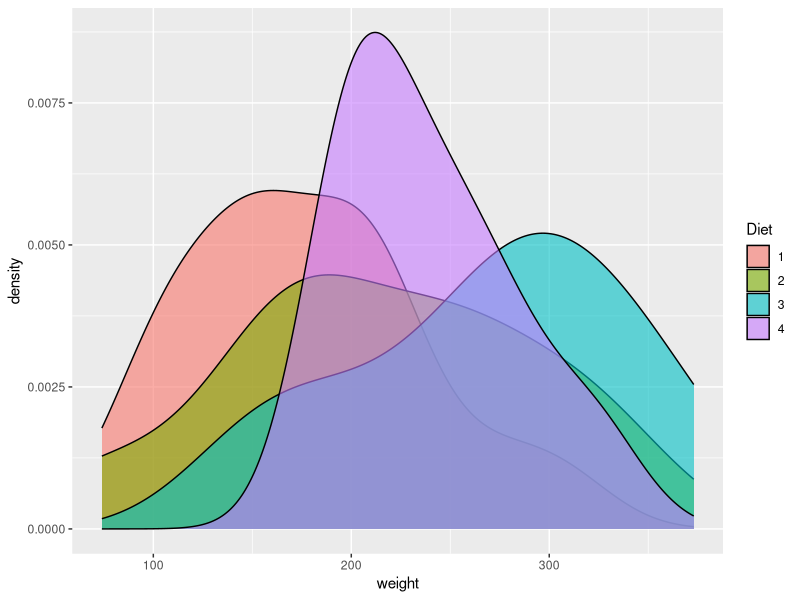
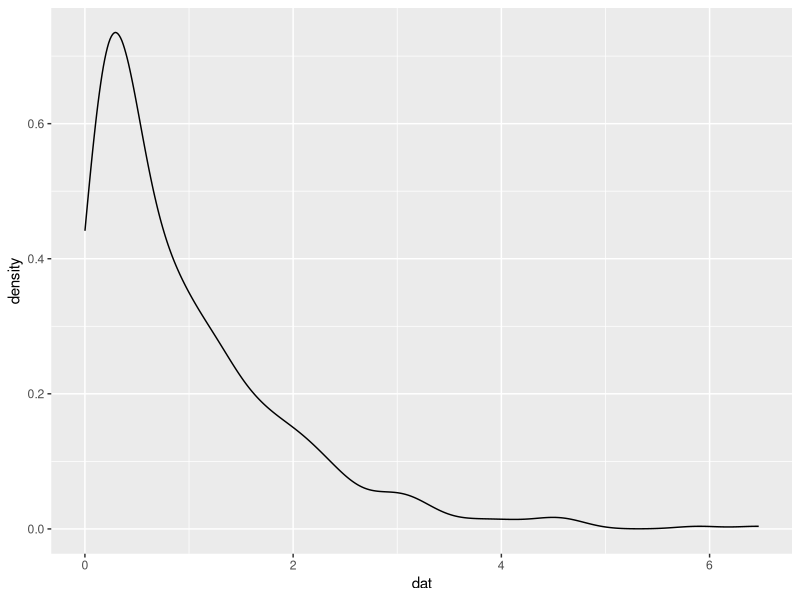

Write R code to recreate these figures, in order.
#Day_1.R
#first day of stats class
#Purpose is to practice some of the concepts that we will encounter
#12 April 2018

# Integers ----------------------------------------------------------------

integer_r <- as.integer(seq(5,14, by = 1))

#this shows me what is under this name
integer_r

#this shows min max etc
summary(integer_r)

#integers are discrete data


# continuous --------------------------------------------------------------

# Generate a sequence f numeric value
numeric_r <- seq(23, 43, length.out = 10)
# continuous data has an integer part and a fractional part ("on avearge"- sometimes)
#length is a shotened version of length.out - smallest number of unique digists to acurately identify arguemnets


# Dates in r --------------------------------------------------------------

#dates is an example of time
#one may perform arithmetic with dates
#this function 
as.Date("2005-12-31") - as.Date("2005-12-12")
dates_r <- seq(as.Date("2005-12-16"), as.Date("2005-12-25"), by = "day")

summary(dates_r)
#format "yyyy-mm-dd" important
#as.Date("2005-12-16")) date and must be treated like date and can undergo arithmetic that are writeen specifically for dates



# load libraries ----------------------------------------------------------

library(tidyverse)


# Dataframes --------------------------------------------------------------
#create yhe base data frame
df_r <- data.frame(integers = integer_r,
                   numeric = numeric_r,
                   dates = dates_r)
#create a tibble, each coloummn will be named as above
#now upgrade above to tibble
df_r <- as_tibble(df_r)

df_r


# Qualitative data --------------------------------------------------------
#Qualitative data may be well-defined categories or they may be subjective, and generally include descriptive words for classes


# Electronics
elec_r <- as.factor(c("laptops", 
                      "desktops",
                      "cellphones"))
#people
people_r <- as.factor(c("funny hair",
                        "beautiful",
                        "beanies"))
#colours
colour_r <- as.factor(c("blue",
                        "red"))


# Ordinal data ------------------------------------------------------------
#classes are somewhat subjective
#factoral data with preferential order
# bc here we still have qualitative data

colour_qual <- ordered(c("blue", "green",
                            "yellow", "orange","red"),
                          levels = c("blue", "green",
                                     "yellow", "orange",
                                     "red"))

colour_qual
#ordeering colours from coldest to warmest- could be used to order density
#this tells the computer that one is better than other

# BINARY DATA -------------------------------------------------------------


#binary data takes one of only two outcome- on off, truefalse, absent present
#generally represented as T/F
binary_r <- c(TRUE, FALSE, TRUE, TRUE)
summary(binary_r)


# Characters --------------------------------------------------------------

sites_r <- c("Yztervarkpunt", "Betty's Bay",
             "Gaansbaai", "Sea Point")

# Missing value -----------------------------------------------------------

#in R it is specified as N/A
chicks_nest <- c(3, 2, 0, 10, 5, 6, 8, 2, 4, NA)
summary(chicks_nest)
#there is a differnce between N/A and 0



# VIEWING OUR DATA --------------------------------------------------------

summary(ChickWeight)
chicks <- ChickWeight

head(chicks, 7)
tail(chicks, 7)

chicks[c(1,54,61,12,2),2]






# Descriptive statistics --------------------------------------------------

#first create a data frame

chicks <- as_tibble(ChickWeight)
#pipe allows us to vhain commands together into logical order
 chicks %>%
   summarise(n())
 
#or
 nrow(chicks)
 #Measures of central tendency
 #mean =¯x
# calculate mean weight
 
 chicks %>% 
   summarise(mean_wt = mean(weight))
 
# be more specific 
 chicks %>% 
   filter(Time == 21) %>% 
   group_by(Diet) %>% 
   summarise(mean_wt = mean(weight),
             median_wt = median(weight))
#similar data = normally distributed and no skewness involved

 #visualize the density of the data
 
 ggplot(data = filter (chicks, Time == 21),
        aes(x = weight, fill = Diet)) +
   geom_density(alpha = 0.6)
 

# skewness ----------------------------------------------------------------

 
 #calculate the numeric value
 library(e1071) 

#compare difference in mean and median against skewness
 chicks %>% 
   filter(Time == 21) %>% 
   group_by(Diet) %>% 
   summarise(mean_wt = mean(weight),
             median_wt = median(weight),
             skew_wt = skewness(weight))
#centre of gravity of graph leaning left or right?
#negatively skew  means that the mean is behind the median
#skew =is the mean to the right or too the left of the median



# Kurtosis ----------------------------------------------------------------

#bell curve = normal distribution
#Kurtosis describes the tail shape of the data’s distribution.
#A normal distribution has zero kurtosis and thus the standard tail shape (mesokurtic).
#Negative kurtosis indicates data with a thin-tailed (platykurtic) distribution.
#Positive kurtosis indicates a fat-tailed distribution (leptokurtic).
 
#calculate the kurtosis of the tails of a distribution
 chicks %>% 
   filter(Time == 21) %>% 
   group_by(Diet) %>% 
   summarise(mean_wt = mean(weight),
             median_wt = median(weight),
             skew_wt = skewness(weight),
             kurtosis_wt = kurtosis(weight))

 exp_r <- data.frame(dat = rexp(n = 500),
                     sample = "A") 

 ggplot(data = exp_r, aes(x = dat)) +
   geom_density()

kurtosis(exp_r$dat)



# Variance and std --------------------------------------------------------

#variance first finds the mean = weight scaled
#std find the variation = weight (when talking about chicken weight)


# Variability ----------------------------------------------------------------

#below is a summary of many different statistical properties
wt_summary <- chicks %>% 
  filter( Time == 21) %>% 
  group_by(Diet) %>% 
  summarise(wt_mean = mean (weight),
            wt_median = median(weight),
            wt_var = var(weight),
            wt_sd = sd(weight),
            wt_min = min(weight))



